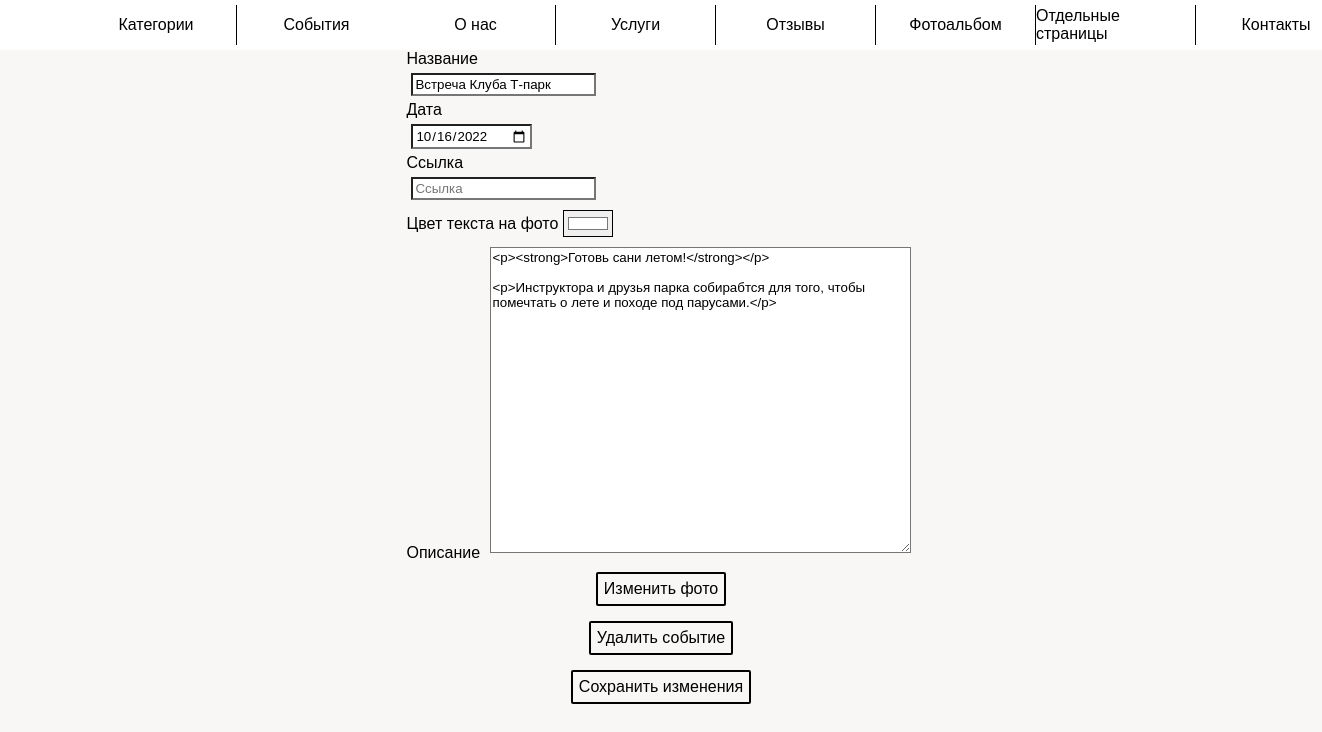
Screenshot of /admin_panel/event_edit?event_id=3 (signed in) with the database file from the repository.
### app/models.py (models this page shows, shortened)
class Event(db.Model):
    id = db.Column(db.Integer, primary_key=True, index=True, unique=True)
    title = db.Column(db.String(128))
    date = db.Column(db.Date)
    text_color = db.Column(db.String(16))
    link = db.Column(db.String(1024))  # ссылка на мероприятие(соц сеть или левый сайт)
    description = db.Column(db.Text)

### app/admin_panel/routes.py (the view, shortened to what this page needs)
@bp.route('/event_edit', methods=['GET', 'POST'])
@login_required
def event_edit():
    id = request.args.get('event_id')
    event = Event.query.filter_by(id=id).first()
    return render_template('admin_panel/event/event_edit.html', event=event,
                           title='Редактирование мероприятия')

### app/admin_panel/routes.py (called while the page is built)
@bp.after_request
def add_header(r):
    r.headers["Cache-Control"] = "no-cache, no-store, must-revalidate"
    r.headers["Pragma"] = "no-cache"
    r.headers["Expires"] = "1"
    r.headers['Cache-Control'] = 'public, max-age=0'
    return r

### app/models.py (called while the page is built)
@login.user_loader
def load_user(id):
    return Admin.query.get(int(id))

### app/templates/admin_panel/event/event_edit.html (shortened to what this page needs)
{% extends "admin_panel/base.html" %}
{% block scripts %}
    <link rel="stylesheet" href="{{ url_for('static', filename='admin_panel/event_create.css') }}">
{% endblock %}
{% block app_content %}
    <form class="form" method="POST" enctype="multipart/form-data"
          action="{{ url_for('admin_panel.event_edit')}}?event_id={{ event.id }}">
        <div class="form_container">
            <label for="title">Название</label>
            <input type="text" name="title" id="title" placeholder="Название"
                   value="{{ event.title }}">
            <label for="date">Дата</label>
            <input type="date" name="date" id="date" value="{{ event.date }}">
            <label for="link">Ссылка</label>
            <input type="text" name="link" id="link" placeholder="Ссылка"
                   value="{{ event.link }}">
            <label for="color" style="display: flex; align-items: center;">
                <div>Цвет текста на фото</div>
                <input type="color" name="color" id="color" value="{{ event.text_color }}">
            </label>
            <label for="description">Описание</label>
            <textarea name="description" id="description" autocomplete="off"
                      placeholder="Описание" cols="50" rows="20">{{ event.description|safe }}
            </textarea>
            <div class="input__wrapper" style="margin-top: 10px;">
                <label for="photo" class="input__file_button">
                    <span class="input__file_button_text_2">Изменить фото</span>
                </label>
            </div>
            <div class="input__wrapper">
                <label for="delete" class="input__file_button">
                    <span class="input__file_button_text_2">Удалить событие</span>
                </label>
            </div>
            <div class="input__wrapper">
                <label for="submit" class="input__file_button">
                    <span class="input__file_button_text_2">Сохранить изменения</span>
                </label>
            </div>
        </div>
    </form>
{% endblock %}

### app/static/main/main.css (style rules this page uses)
:root { --background-color: rgba(169, 191, 239, 0.15); --primary-color: #ffa300; --primary-font-size: 16px; --primary-font-family: Arial, sans-serif; --primary-content-width: 960px; --primary-content-height: 100px; --modal_window_time: none; --vw: none; --vh: none; }
html { box-sizing: border-box; -webkit-tap-highlight-color: rgba(0, 0, 0, 0); height: 100vh; }
*, *:before, *:after { box-sizing: inherit; }
* { appearance: none; -webkit-appearance: none; font-family: var(--primary-font-family); }
body { margin: 0; -webkit-text-size-adjust: none; background-color: rgba(209, 207, 188, 0.15); height: 100vh; }

### app/static/admin_panel.css (style rules this page uses)
.input__wrapper { display: flex; align-items: center; justify-content: center; margin: 5px 0 5px 0; }
.input__file_button { min-width: 80px; max-width: 200px; text-decoration: none; color: black; padding: 6px; border: 2px solid; border-radius: 2px; margin-bottom: 10px; text-align: center; }

### app/static/admin_panel/event_create.css (style rules this page uses)
.form { display: flex; justify-content: center; }
input { display: flex; flex-direction: column; margin: 5px; padding: 2px; }
#date { flex-direction: row; }
#description { margin: 5px; padding: 2px; }

### rows the page displays
Event: title "Встреча Клуба Т-парк", date "10/16/2022", color "#ffffff", description "<p><strong>Готовь сани летом!</strong></p> <p>Инструктора и друзья парка собирабтся для того, чтобы помечтать о лете и походе под парусами.</p>"
